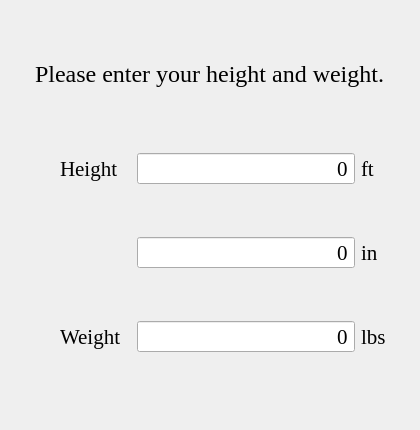
         <widget class="QWidget" name="measurementsinputpage">
          <widget class="QWidget" name="verticalLayoutWidget_9">
           <property name="geometry">
            <rect>
             <x>10</x>
             <y>10</y>
             <width>401</width>
             <height>411</height>
            </rect>
           </property>
           <layout class="QVBoxLayout" name="measurementsinputlayout">
            <property name="leftMargin">
             <number>25</number>
            </property>
            <property name="topMargin">
             <number>50</number>
            </property>
            <property name="rightMargin">
             <number>25</number>
            </property>
            <property name="bottomMargin">
             <number>50</number>
            </property>
            <item>
             <widget class="QLabel" name="measurementsquerylabel">
              <property name="sizePolicy">
               <sizepolicy hsizetype="Preferred" vsizetype="Fixed">
                <horstretch>0</horstretch>
                <verstretch>0</verstretch>
               </sizepolicy>
              </property>
              <property name="font">
               <font>
                <family>Georgia</family>
                <pointsize>18</pointsize>
                <kerning>true</kerning>
               </font>
              </property>
              <property name="text">
               <string>Please enter your height and weight.</string>
              </property>
              <property name="wordWrap">
               <bool>true</bool>
              </property>
             </widget>
            </item>
            <item>
             <spacer name="querygridspacer">
              <property name="orientation">
               <enum>Qt::Vertical</enum>
              </property>
              <property name="sizeType">
               <enum>QSizePolicy::Fixed</enum>
              </property>
              <property name="sizeHint" stdset="0">
               <size>
                <width>20</width>
                <height>40</height>
               </size>
              </property>
             </spacer>
            </item>
            <item>
             <layout class="QGridLayout" name="heightweightgrid">
              <property name="sizeConstraint">
               <enum>QLayout::SetMaximumSize</enum>
              </property>
              <property name="leftMargin">
               <number>25</number>
              </property>
              <property name="verticalSpacing">
               <number>15</number>
              </property>
              <item row="0" column="0">
               <widget class="QLabel" name="heightlabel">
                <property name="sizePolicy">
                 <sizepolicy hsizetype="Preferred" vsizetype="MinimumExpanding">
                  <horstretch>0</horstretch>
                  <verstretch>0</verstretch>
                 </sizepolicy>
                </property>
                <property name="font">
                 <font>
                  <family>Georgia</family>
                  <pointsize>16</pointsize>
                  <kerning>true</kerning>
                 </font>
                </property>
                <property name="text">
                 <string>Height</string>
                </property>
               </widget>
              </item>
              <item row="2" column="0">
               <widget class="QLabel" name="weightlabel">
                <property name="sizePolicy">
                 <sizepolicy hsizetype="Preferred" vsizetype="MinimumExpanding">
                  <horstretch>0</horstretch>
                  <verstretch>0</verstretch>
                 </sizepolicy>
                </property>
                <property name="font">
                 <font>
                  <family>Georgia</family>
                  <pointsize>16</pointsize>
                  <kerning>true</kerning>
                 </font>
                </property>
                <property name="text">
                 <string>Weight</string>
                </property>
               </widget>
              </item>
              <item row="2" column="3">
               <widget class="QLabel" name="lbslabel">
                <property name="sizePolicy">
                 <sizepolicy hsizetype="Preferred" vsizetype="MinimumExpanding">
                  <horstretch>0</horstretch>
                  <verstretch>0</verstretch>
                 </sizepolicy>
                </property>
                <property name="font">
                 <font>
                  <family>Georgia</family>
                  <pointsize>16</pointsize>
                  <kerning>true</kerning>
                 </font>
                </property>
                <property name="text">
                 <string>lbs</string>
                </property>
               </widget>
              </item>
              <item row="0" column="1">
               <spacer name="heightspacer">
                <property name="orientation">
                 <enum>Qt::Horizontal</enum>
                </property>
                <property name="sizeType">
                 <enum>QSizePolicy::Fixed</enum>
                </property>
                <property name="sizeHint" stdset="0">
                 <size>
                  <width>10</width>
                  <height>20</height>
                 </size>
                </property>
               </spacer>
              </item>
              <item row="2" column="1">
               <spacer name="weightspacer">
                <property name="orientation">
                 <enum>Qt::Horizontal</enum>
                </property>
                <property name="sizeType">
                 <enum>QSizePolicy::Fixed</enum>
                </property>
                <property name="sizeHint" stdset="0">
                 <size>
                  <width>10</width>
                  <height>20</height>
                 </size>
                </property>
               </spacer>
              </item>
              <item row="1" column="1">
               <spacer name="hspacer1">
                <property name="orientation">
                 <enum>Qt::Horizontal</enum>
                </property>
                <property name="sizeType">
                 <enum>QSizePolicy::Fixed</enum>
                </property>
                <property name="sizeHint" stdset="0">
                 <size>
                  <width>10</width>
                  <height>20</height>
                 </size>
                </property>
               </spacer>
              </item>
              <item row="2" column="2">
               <widget class="QSpinBox" name="weightinput">
                <property name="sizePolicy">
                 <sizepolicy hsizetype="MinimumExpanding" vsizetype="Fixed">
                  <horstretch>0</horstretch>
                  <verstretch>0</verstretch>
                 </sizepolicy>
                </property>
                <property name="font">
                 <font>
                  <family>Georgia</family>
                  <pointsize>16</pointsize>
                  <kerning>true</kerning>
                 </font>
                </property>
                <property name="alignment">
                 <set>Qt::AlignRight|Qt::AlignTrailing|Qt::AlignVCenter</set>
                </property>
                <property name="buttonSymbols">
                 <enum>QAbstractSpinBox::NoButtons</enum>
                </property>
                <property name="maximum">
                 <number>300</number>
                </property>
               </widget>
              </item>
              <item row="1" column="2">
               <widget class="QSpinBox" name="heightininput">
                <property name="sizePolicy">
                 <sizepolicy hsizetype="MinimumExpanding" vsizetype="Fixed">
                  <horstretch>0</horstretch>
                  <verstretch>0</verstretch>
                 </sizepolicy>
                </property>
                <property name="font">
                 <font>
                  <family>Georgia</family>
                  <pointsize>16</pointsize>
                  <kerning>true</kerning>
                 </font>
                </property>
                <property name="alignment">
                 <set>Qt::AlignRight|Qt::AlignTrailing|Qt::AlignVCenter</set>
                </property>
                <property name="buttonSymbols">
                 <enum>QAbstractSpinBox::NoButtons</enum>
                </property>
               </widget>
              </item>
              <item row="0" column="2">
               <widget class="QSpinBox" name="heightftinput">
                <property name="sizePolicy">
                 <sizepolicy hsizetype="MinimumExpanding" vsizetype="Fixed">
                  <horstretch>0</horstretch>
                  <verstretch>0</verstretch>
                 </sizepolicy>
                </property>
                <property name="font">
                 <font>
                  <family>Georgia</family>
                  <pointsize>16</pointsize>
                  <kerning>true</kerning>
                 </font>
                </property>
                <property name="alignment">
                 <set>Qt::AlignRight|Qt::AlignTrailing|Qt::AlignVCenter</set>
                </property>
                <property name="buttonSymbols">
                 <enum>QAbstractSpinBox::NoButtons</enum>
                </property>
               </widget>
              </item>
              <item row="0" column="3">
               <widget class="QLabel" name="ftlabel">
                <property name="sizePolicy">
                 <sizepolicy hsizetype="Preferred" vsizetype="MinimumExpanding">
                  <horstretch>0</horstretch>
                  <verstretch>0</verstretch>
                 </sizepolicy>
                </property>
                <property name="font">
                 <font>
                  <family>Georgia</family>
                  <pointsize>16</pointsize>
                  <kerning>true</kerning>
                 </font>
                </property>
                <property name="text">
                 <string>ft</string>
                </property>
               </widget>
              </item>
              <item row="1" column="3">
               <widget class="QLabel" name="inlabel">
                <property name="sizePolicy">
                 <sizepolicy hsizetype="Preferred" vsizetype="MinimumExpanding">
                  <horstretch>0</horstretch>
                  <verstretch>0</verstretch>
                 </sizepolicy>
                </property>
                <property name="font">
                 <font>
                  <family>Georgia</family>
                  <pointsize>16</pointsize>
                  <kerning>true</kerning>
                 </font>
                </property>
                <property name="text">
                 <string>in</string>
                </property>
               </widget>
              </item>
             </layout>
            </item>
           </layout>
          </widget>
         </widget>
